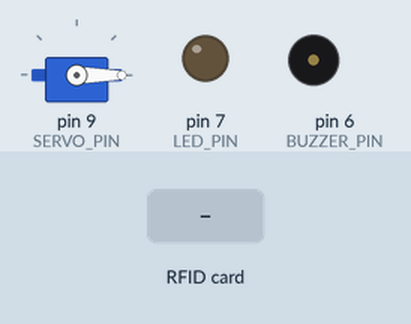
Recording of a sketch running on a simulated Arduino Uno, built with avr-gcc and run on an emulated ATmega328P. On the bench: servo, output pins drawn as LEDs (lit = HIGH), buzzer (waves = sounding). The test bench sets the inputs (shaded band). What the sketch prints to the serial monitor is not drawn.

Above: at 1.2 s.
1.3 s: RFID card 5E 7A 19 C4 held to the reader
At 1.55 s:
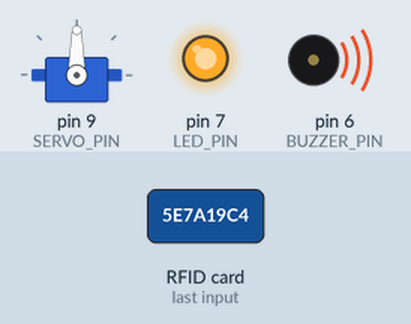
At 2.2 s:
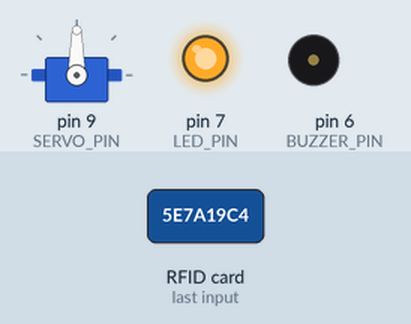
Timing chart, 0 to 4.3 s (numbered marks = the images above; inputs shaded):
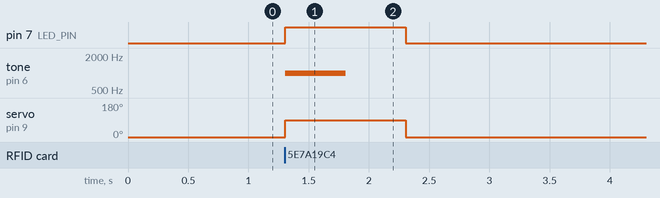

Measured:
- after the input at 1.3 s, pin 7 (LED_PIN): LOW → HIGH at once, → LOW 1.0 s later; tone on pin 6 (BUZZER_PIN): silent → 1000 Hz at once, → silent 0.50 s later; servo on pin 9 (SERVO_PIN): 0° → 90° at once, → 0° 1.0 s later

The sketch:

nfc_servo.ino
```cpp
#include <Wire.h>
#include <SPI.h>
#include <Adafruit_PN532.h>
#include <Servo.h>

// NFC 센서 핀 설정 (SPI 모드 사용)
#define PN532_SCK  13
#define PN532_MISO 12
#define PN532_MOSI 11
#define PN532_SS   10

Adafruit_PN532 nfc(PN532_SS, PN532_MOSI, PN532_MISO, PN532_SCK);

// 부저, LED, 서보모터 핀 설정
#define BUZZER_PIN 6
#define LED_PIN    7
#define SERVO_PIN  9

Servo myServo;

void setup() {
  Serial.begin(9600);
  pinMode(BUZZER_PIN, OUTPUT);
  pinMode(LED_PIN, OUTPUT);
  myServo.attach(SERVO_PIN);

  digitalWrite(BUZZER_PIN, LOW);
  digitalWrite(LED_PIN, LOW);
  myServo.write(0); // 서보모터 초기 위치

  // NFC 초기화
  nfc.begin();
  uint32_t versiondata = nfc.getFirmwareVersion();
  if (!versiondata) {
    Serial.println("NFC 센서 초기화 실패!");
    while (1);
  }
  nfc.SAMConfig();
  Serial.println("NFC 센서 준비 완료");
}

void loop() {
  uint8_t uid[] = { 0, 0, 0, 0, 0, 0, 0 };
  uint8_t uidLength;

  if (nfc.readPassiveTargetID(PN532_MIFARE_ISO14443A, uid, &uidLength)) {
    Serial.println("NFC 태그 감지!");

    // LED 켜기
    digitalWrite(LED_PIN, HIGH);

    // 부저음 울리기
    tone(BUZZER_PIN, 1000, 500); // 1000Hz 소리 0.5초 울림

    // 서보모터 작동 (0도 → 90도)
    myServo.write(90);
    delay(1000);
    myServo.write(0);

    // LED 끄기
    digitalWrite(LED_PIN, LOW);

    delay(2000); // 태깅 후 대기 시간
  }
}
```
